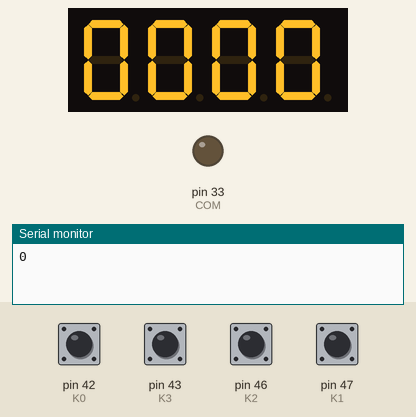
A program run on a simulated Arduino Mega 2560, built with avr-gcc and run on an emulated ATmega2560. Shown: 4-digit seven-segment display, output pins drawn as LEDs (lit = HIGH), the last lines printed to the serial monitor. Wiring (inferred from the names in the program): 4-digit 7-segment display, segments lit when LOW: segments pin 22, pin 23, pin 24, pin 25, pin 26, pin 27, pin 28, pin 29; digit selects pin 37, pin 36, pin 35, pin 34. The test bench sets the inputs (shaded band); at power-on: pin 42 (K0), pin 43 (K3), pin 46 (K2), pin 47 (K1) HIGH. The segment pins are drawn as the display they are named for; pins used as bus, display or sensor lines are not drawn.

Above: at 1.2 s.
1.3 s: pin 42 (K0) pulled LOW for 0.15 s
At 2.86 s:
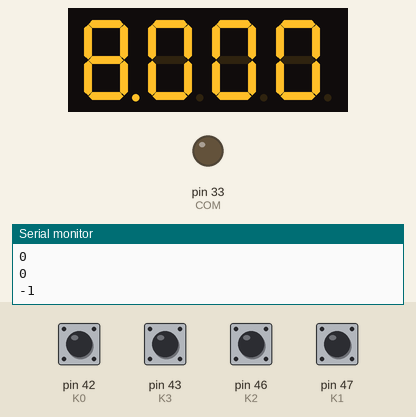
3.0 s: pin 43 (K3) pulled LOW for 0.15 s
At 6.2 s:
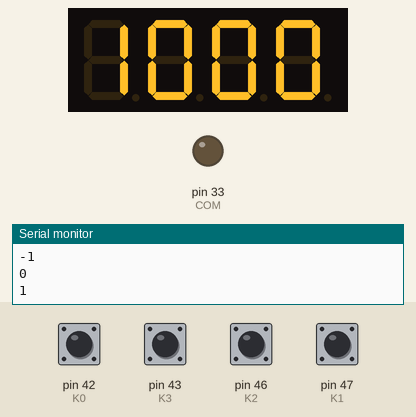
Timing chart, 0 to 7.7 s (numbered marks = the images above; inputs shaded):
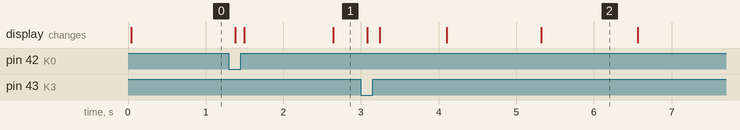

Measured:
- after the input at 1.3 s, the display: first changes after 0.08 s (image 1 shows a later state)
- after the input at 3.0 s, the display: first changes after 0.08 s (image 2 shows a later state)

The program:

main.cpp
```cpp
#include <Arduino.h>

#define K1 47
#define K2 46
#define K3 43
#define K0 42
#define COM 33

const char pin7seg[] = {22, 23, 24, 25, 26, 27, 28, 29};
const char ctr[] = {37, 36, 35, 34};

// DEC: 1 = 1111 1001    DP G F E D C B A
const unsigned char code7seg[] = {0xC0, 0xF9, 0xA4, 0xB0, 0x99, 0x92, 0x82, 0xF8, 0x80, 0x90};
char temp_1[4] = {0, 0, 0, 0};
int index = 0;
int counter = 0;
int status_1 = 0;
int temporary = 0;

unsigned long oldtime_1 = 0;
unsigned long oldtime_2 = 0;
unsigned long time_1 = 5;
unsigned long time_2 = 500;

void toDisplay(int counter);
void pinOut(char temp);
void Scanled();

void setup()
{
  Serial.begin(9600);
  for (int i = 0; i < 8; i++)
    pinMode(pin7seg[i], OUTPUT);
  for (int i = 0; i < 4; i++)
    pinMode(ctr[i], OUTPUT);

  pinMode(COM, OUTPUT);
  digitalWrite(COM, LOW);

  pinMode(K0, INPUT_PULLUP);
  pinMode(K1, INPUT_PULLUP);
  pinMode(K2, INPUT_PULLUP);
  pinMode(K3, INPUT_PULLUP);
  Serial.println(counter);
  toDisplay(counter);
  Scanled();
  delay(1);
}

void loop()
{
  if ((unsigned long)(millis() - oldtime_1) > time_1)
  {
    if (temporary++ > 200) {
      temporary = 0;
      if (status_1 == 1) counter++;
      if (status_1 == 2) counter--;
      Serial.println(counter);
      toDisplay(counter);
    }
    Scanled();
    oldtime_1 = millis();
  }

  if (digitalRead(K1) == 0)
  {
    counter++;
    toDisplay(counter);
    status_1 = 0;
    delay(200);
    Serial.println(counter);
    while (!digitalRead(K1))
      ;
  }
  if (digitalRead(K2) == 0)
  {
    counter--;
    toDisplay(counter);
    delay(200);
    Serial.println(counter);
    status_1 = 0;
    while (!digitalRead(K2))
      ;
  }
  if (digitalRead(K3) == 0)
  {
    status_1 = 1;
    Serial.println(counter);
    toDisplay(counter);
    delay(200);
    while (!digitalRead(K3))
      ;
  }
  if (digitalRead(K0) == 0)
  {
    status_1 = 2;
    while (!digitalRead(K0))
      ;
  }
}

// Chuyen so sang LED 7 doan
void toDisplay(int counter)
{
  temp_1[3] = counter / 1000;
  temp_1[2] = (counter % 1000) / 100;
  temp_1[1] = ((counter % 1000) % 100) / 10;
  temp_1[0] = counter % 10;
}

// Set muc logic
void pinOut(char temp_2)
{
  for (int i = 0; i < 8; i++)
  {
    if (temp_2 & 0x01)
      digitalWrite(pin7seg[i], HIGH);
    else
      digitalWrite(pin7seg[i], LOW);
    temp_2 = temp_2 >> 1;
  }
}

// Scan LED
void Scanled()
{
  unsigned char ch;

  digitalWrite(ctr[index == 0 ? 3 : (index - 1)], HIGH);

  ch = temp_1[index];
  pinOut(code7seg[ch]);
  digitalWrite(ctr[index], LOW);
  index++;
  if (index >= 4)
    index = 0;
}
```
